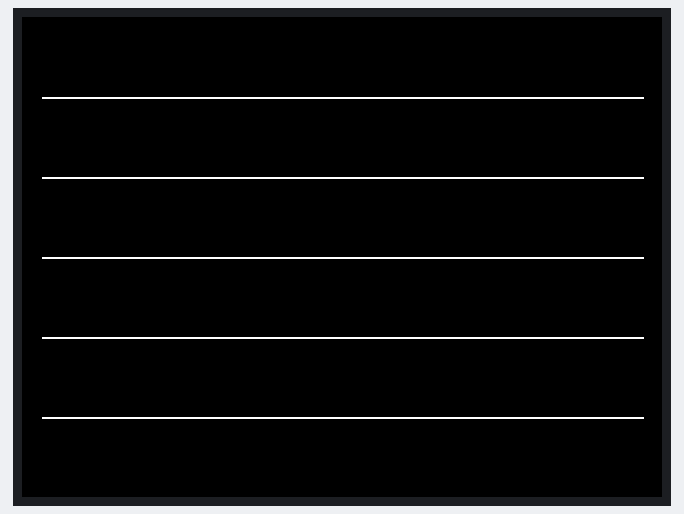
Bench run of a program on a simulated ESP32. Shown: 320×240 colour display.

Above: at 0.2 s.

The program:

main.cpp
```cpp
#include <M5Stack.h>

void setup() {
  M5.begin();

  // iの値が0から4(5未満)まで1つずつ変化
  // 0 -> 1 -> 2 -> 3 -> 4
  for (int i = 0; i < 5; i++) {
    // 横の線を5本描画
    int y = (i + 1) * 40;
    M5.Lcd.drawLine(10, y, 310, y, WHITE);
  }
}

void loop() {}
```
